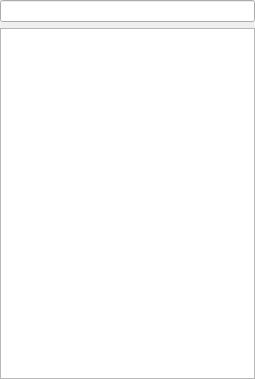
<?xml version="1.0" encoding="UTF-8"?>
<ui version="4.0">
 <class>QmsServiceToolbox</class>
 <widget class="QDockWidget" name="QmsServiceToolbox">
  <property name="geometry">
   <rect>
    <x>0</x>
    <y>0</y>
    <width>255</width>
    <height>379</height>
   </rect>
  </property>
  <property name="windowTitle">
   <string>QMS Service</string>
  </property>
  <widget class="QWidget" name="dockWidgetContents">
   <layout class="QVBoxLayout" name="verticalLayout">
    <property name="margin">
     <number>0</number>
    </property>
    <item>
     <widget class="QgsFilterLineEdit" name="txtSearch">
      <property name="toolTip">
       <string>Enter part of service's name</string>
      </property>
     </widget>
    </item>
    <item>
     <widget class="QListWidget" name="lstSearchResult">
      <property name="alternatingRowColors">
       <bool>true</bool>
      </property>
      <property name="iconSize">
       <size>
        <width>24</width>
        <height>24</height>
       </size>
      </property>
     </widget>
    </item>
   </layout>
  </widget>
 </widget>
 <customwidgets>
  <customwidget>
   <class>QgsFilterLineEdit</class>
   <extends>QLineEdit</extends>
   <header>qgis.gui</header>
  </customwidget>
 </customwidgets>
 <resources/>
 <connections/>
</ui>
